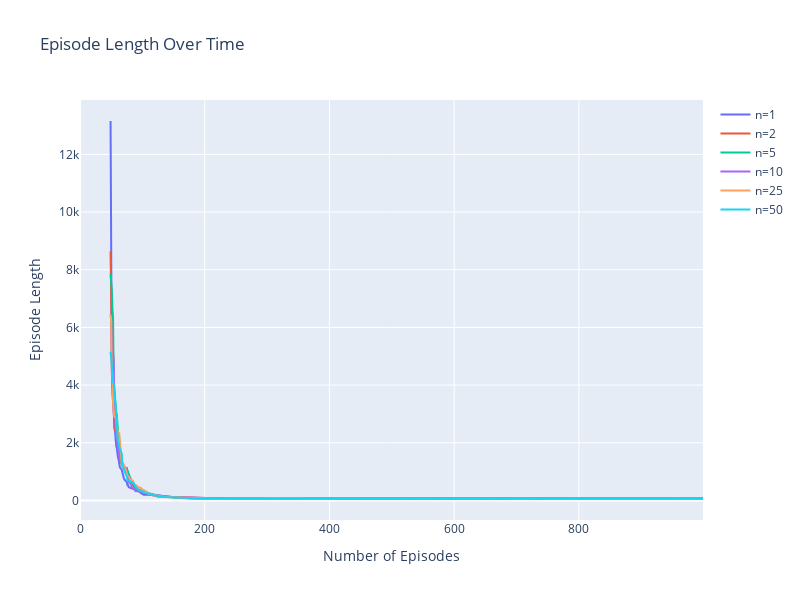

The notebook cell this image was saved under:
### Code cell
fig = make_subplots()

for s_num, stats in zip(sim_numbers, stats_list):
    episode_rolling_mean = pd.Series(stats["episode_length"]).rolling(50).mean()

    fig.add_trace(go.Scatter(x=np.arange(len(episode_rolling_mean)), y=episode_rolling_mean, name=f"n={s_num}"))

fig.update_layout(title_text="Episode Length Over Time",
                  xaxis_title="Number of Episodes", yaxis_title="Episode Length",
                  width=800, height=600)

fig.show()

### Figure 1 — Plotly figure (JSON) as saved in the notebook; plotly's stock layout.template omitted (floating-point values rounded to 4 significant figures; data arrays with more than 128 entries replaced by an {"elided": "..."} marker saying what was removed)
{"data": [{"name": "n=1", "x": {"elided": "1000 int values"}, "y": {"elided": "1000 float values"}, "type": "scatter"}, {"name": "n=2", "x": {"elided": "1000 int values"}, "y": {"elided": "1000 float values"}, "type": "scatter"}, {"name": "n=5", "x": {"elided": "1000 int values"}, "y": {"elided": "1000 float values"}, "type": "scatter"}, {"name": "n=10", "x": {"elided": "1000 int values"}, "y": {"elided": "1000 float values"}, "type": "scatter"}, {"name": "n=25", "x": {"elided": "1000 int values"}, "y": {"elided": "1000 float values"}, "type": "scatter"}, {"name": "n=50", "x": {"elided": "1000 int values"}, "y": {"elided": "1000 float values"}, "type": "scatter"}], "layout": {"xaxis": {"anchor": "y", "domain": [0.0, 1.0], "title": {"text": "Number of Episodes"}}, "yaxis": {"anchor": "x", "domain": [0.0, 1.0], "title": {"text": "Episode Length"}}, "title": {"text": "Episode Length Over Time"}, "width": 800, "height": 600}}
